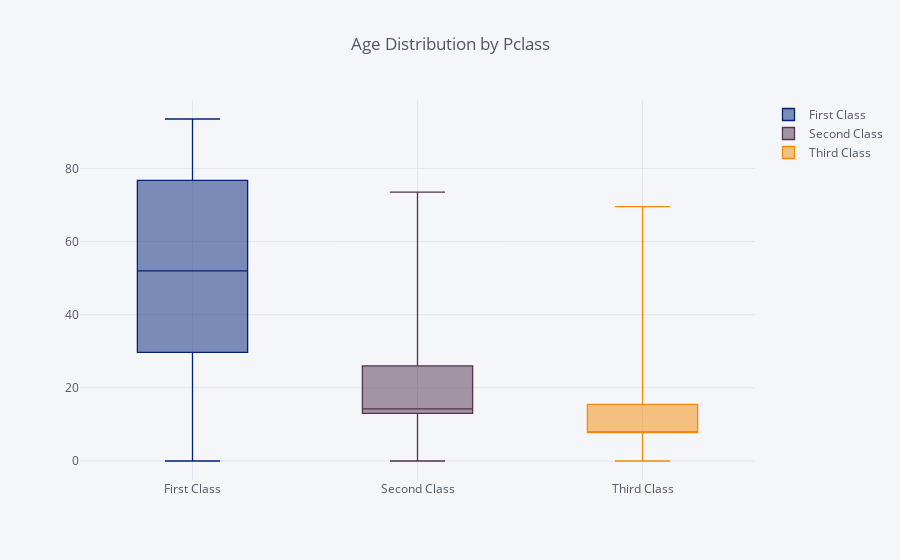

Here is the notebook cell this chart was saved with:
### Markdown cell above
## **Age, Fare & Pclass analysis**

### Code cell
train_df_without_fareoutliers = train_df[train_df['Fare'] < 100]
train_df_without_fareoutliers.pivot(columns='Pclass', values='Fare').iplot(kind='box',
                                                                           title='Age Distribution by Pclass',
                                                                           colors=['#002277', '#51344D', '#F58A07'])

### Figure 1 — Plotly figure (JSON) as saved in the notebook; plotly's stock layout.template omitted (floating-point values rounded to 4 significant figures; data arrays with more than 128 entries replaced by an {"elided": "..."} marker saying what was removed)
{"data": [{"boxpoints": false, "line": {"width": 1.3}, "marker": {"color": "rgba(0, 34, 119, 1.0)"}, "name": "First Class", "orientation": "v", "type": "box", "uid": "85ce278c-ad80-4619-8aba-209a0935dc79", "y": {"elided": "838 float values"}}, {"boxpoints": false, "line": {"width": 1.3}, "marker": {"color": "rgba(81, 52, 77, 1.0)"}, "name": "Second Class", "orientation": "v", "type": "box", "uid": "c46f9506-80dd-4a82-90f9-8f8f36e09f0e", "y": {"elided": "838 float values"}}, {"boxpoints": false, "line": {"width": 1.3}, "marker": {"color": "rgba(245, 138, 7, 1.0)"}, "name": "Third Class", "orientation": "v", "type": "box", "uid": "a6175d31-2578-459a-aa4d-c7e25ff53f41", "y": {"elided": "838 float values"}}], "layout": {"legend": {"bgcolor": "#F5F6F9", "font": {"color": "#4D5663"}}, "paper_bgcolor": "#F5F6F9", "plot_bgcolor": "#F5F6F9", "title": {"font": {"color": "#4D5663"}, "text": "Age Distribution by Pclass"}, "xaxis": {"gridcolor": "#E1E5ED", "showgrid": true, "tickfont": {"color": "#4D5663"}, "title": {"font": {"color": "#4D5663"}, "text": ""}, "zerolinecolor": "#E1E5ED"}, "yaxis": {"gridcolor": "#E1E5ED", "showgrid": true, "tickfont": {"color": "#4D5663"}, "title": {"font": {"color": "#4D5663"}, "text": ""}, "zerolinecolor": "#E1E5ED"}}}
